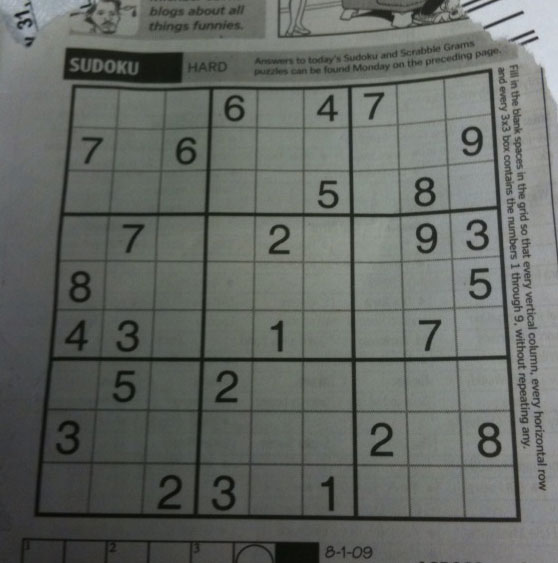
#> input picture Ch3-ImageProcessing/assets/sudoku.png, 558 x 563 px
$ jupyter execute '【OpenCV-Python】教程：3-10 直方图（2）直方图均衡.ipynb'
#> lines starting #> are read from the running program, lines starting #| are printed output that depends on the picture
[cell 1]
import numpy as np
import cv2
from matplotlib import pyplot as plt
img = cv2.imread('assets/sudoku.png', 0)
#> img: shape (563, 558); min 7, max 218, mean 101.8
hist, bins = np.histogram(img.flatten(), 256, [0, 256])
#> hist = 256 values, max 4141 at index 102, min 0 at index 0, mean 1227.2; bins = 257 values from 0 to 256
cdf = hist.cumsum()
#> cdf = 256 values from 0 to 314154
cdf_normalized = cdf * float(hist.max()) / cdf.max()
#> cdf_normalized = 256 values from 0 to 4141

plt.plot(cdf_normalized, color='b')
plt.hist(img.flatten(), 256, [0, 256], color='r')
plt.xlim([0, 256])
plt.legend(('cdf', 'histogram'), loc='upper left')
plt.show()
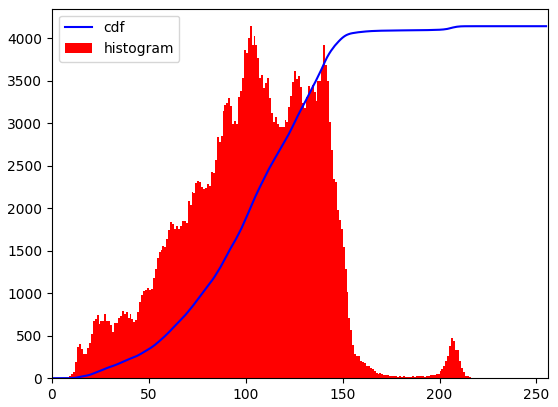
#> figure drawn by matplotlib, 1 panel; tallest bar 4141 high, from x = 102 to 103; curve peaks at x = 218, y = 4141

[cell 2]
import cv2
import numpy as np

img = cv2.imread('assets/wiki.png',0)
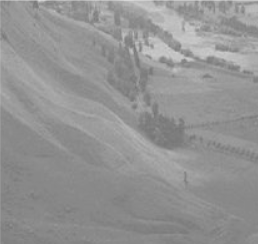
#> input picture Ch3-ImageProcessing/assets/wiki.png, 258 x 244 px
#> img: shape (244, 258); min 115, max 217, mean 147.3
equ = cv2.equalizeHist(img)
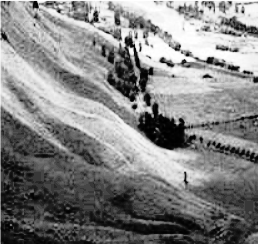
#> equ: shape (244, 258); min 0, max 255, mean 130.9
res = np.hstack((img, equ)) #stacking images side-by-side
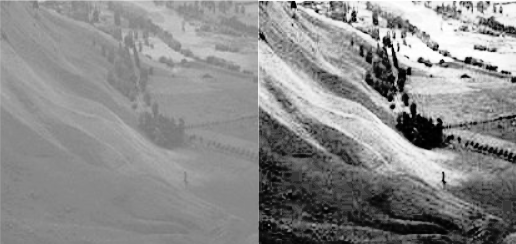
#> res: shape (244, 516); min 0, max 255, mean 139.1

cv2.imshow('equ', res)
cv2.waitKey(0)
cv2.destroyAllWindows()

[cell 3]
import numpy as np
import cv2
from matplotlib import pyplot as plt


img = cv2.imread('assets/wiki.png',0)


hist,bins = np.histogram(img.flatten(),256,[0,256])
#> hist = 256 values, max 3819 at index 136, min 0 at index 0, mean 245.9
cdf = hist.cumsum()
#> cdf = 256 values from 0 to 62952
cdf_normalized = cdf * float(hist.max()) / cdf.max()
#> cdf_normalized = 256 values from 0 to 3819
plt.plot(cdf_normalized, color = 'b')
plt.hist(img.flatten(),256,[0,256], color = 'r')
plt.xlim([0,256])
plt.legend(('cdf','histogram'), loc = 'upper left')
plt.show()
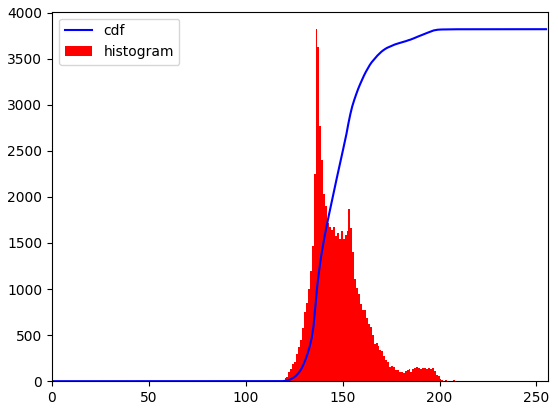
#> figure drawn by matplotlib, 1 panel; tallest bar 3819 high, from x = 136 to 137; curve peaks at x = 217, y = 3819

equ = cv2.equalizeHist(img)
hist,bins = np.histogram(equ.flatten(),256,[0,256])
#> hist = 256 values, max 3819 at index 56, min 0 at index 5, mean 245.9
cdf = hist.cumsum()
#> cdf = 256 values from 90 to 62952
cdf_normalized = cdf * float(hist.max()) / cdf.max()
#> cdf_normalized = 256 values from 5.46 to 3819
plt.plot(cdf_normalized, color = 'b')
plt.hist(equ.flatten(),256,[0,256], color = 'r')
plt.xlim([0,256])
plt.legend(('cdf','histogram'), loc = 'upper left')
plt.show()
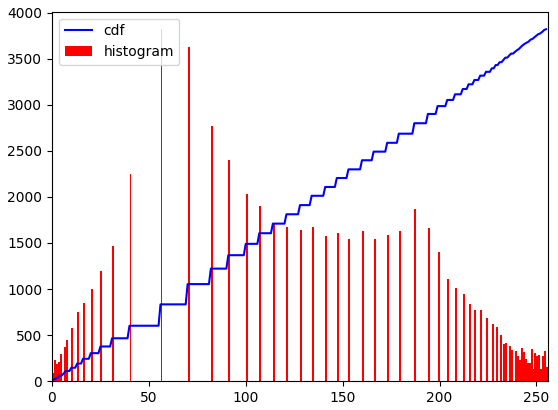
#> figure drawn by matplotlib, 1 panel; tallest bar 3819 high, from x = 56 to 57; curve peaks at x = 255, y = 3819

[cell 4]
import numpy as np
import cv2
img = cv2.imread('assets/tsukuba_l.png', 0)
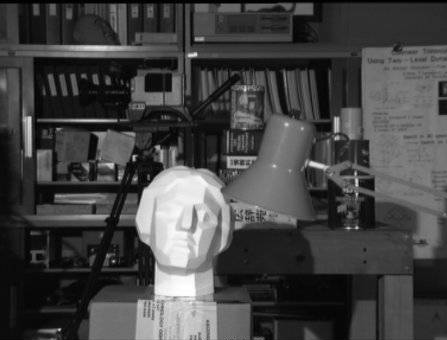
#> input picture Ch3-ImageProcessing/assets/tsukuba_l.png, 447 x 340 px
#> img is the input picture: shape (340, 447); min 0, max 255, mean 68.1

equ = cv2.equalizeHist(img)
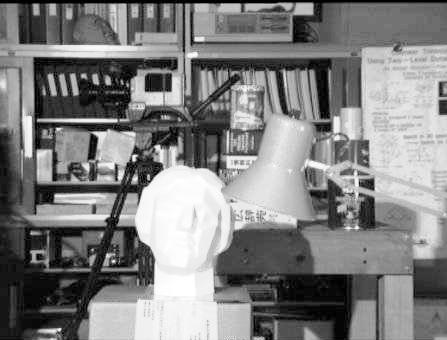
#> equ: shape (340, 447); min 0, max 255, mean 128.2
# create a CLAHE object (Arguments are optional).
clahe = cv2.createCLAHE(clipLimit=2.0, tileGridSize=(8,8))
cl1 = clahe.apply(img)
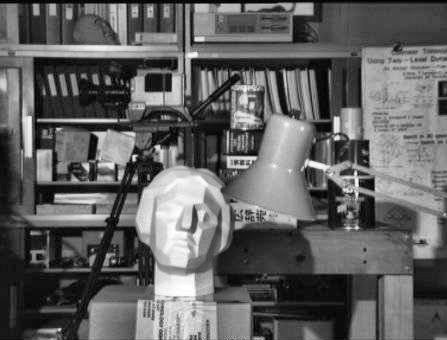
#> cl1: shape (340, 447); min 0, max 255, mean 97.4

cv2.imshow('equ', equ)
cv2.imshow("cl1", cl1)
cv2.imshow("original", img)
cv2.waitKey(0)
cv2.destroyAllWindows()
